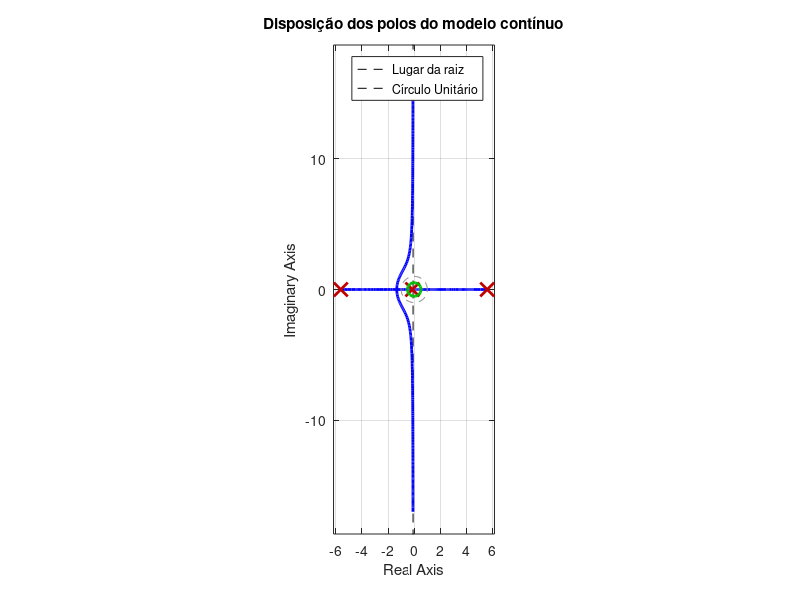
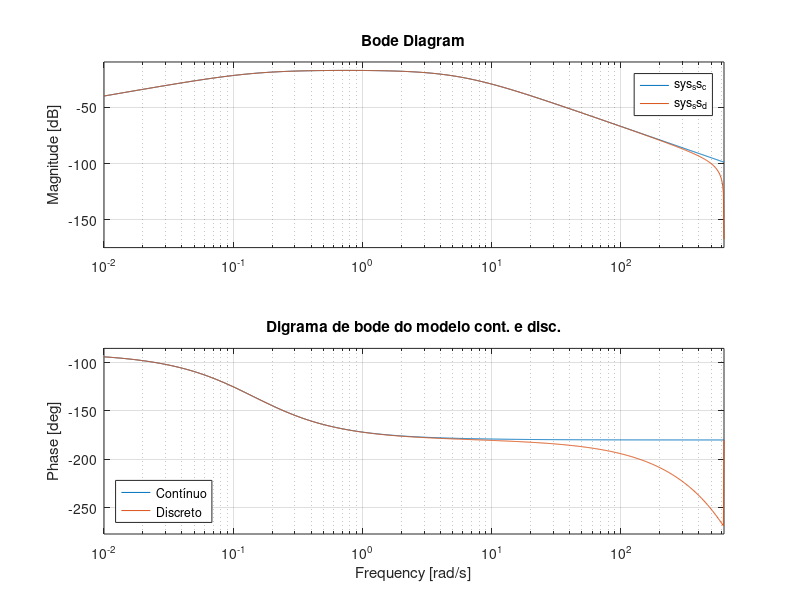
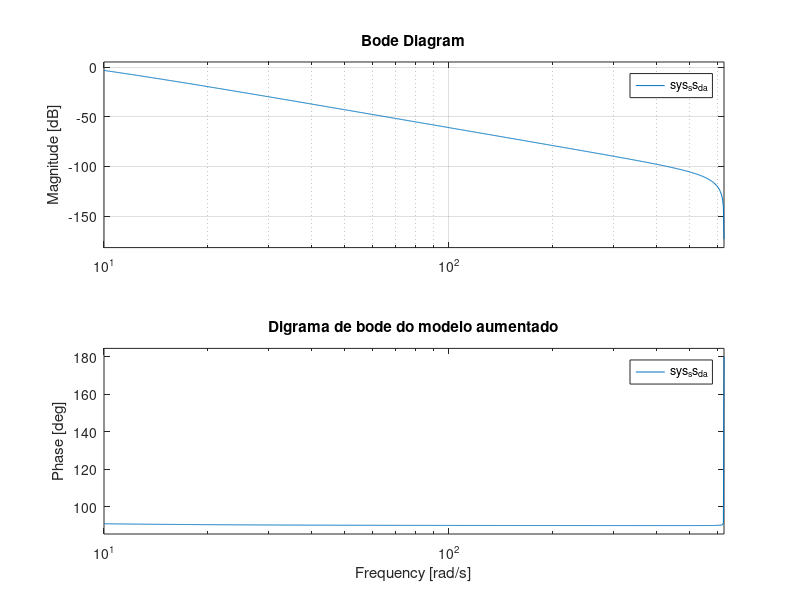
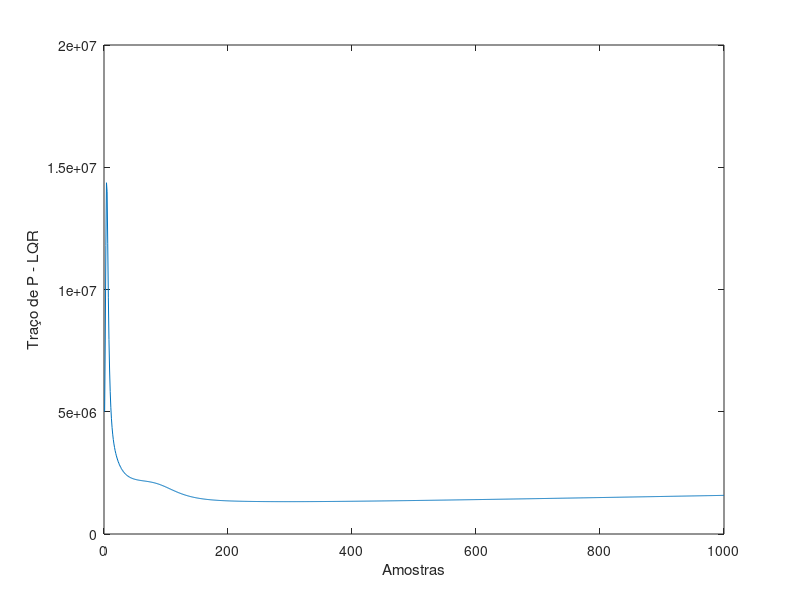

Source code (MATLAB) for these figures, in order:
%% Atividade 02: Controle do pêndulo invertido sobre carro usando LQG.
clear all; close all; clc;

%% Planta do pêndulo invertido 
% Ref.: https://ctms.engin.umich.edu/CTMS/index.php?example=InvertedPendulum&section=SystemModeling 
% A variável sensorialmente medida é a posição angular do pêndulo (em rad).
% Sinal de controle (u) é a Força aplicada sobre o carro (F) em Newtons.
% As variaveis de estado são:
    % x1 = x:       posição do carro em metros
    % x2 = x_dot:   velocidade do carro em m/s
    % x3 = phi:     angulo do pendulo (em rad)
    % x4 = phi_dot  velocidade angular do pendulo (rad/s)

%% Modelo em Espaço de Estados em Tempo Continuo
M = 0.5; m = 0.2; b = 0.1; I = 0.006; g = 9.8; l = 0.3; 
p = I*(M+m)+M*m*l^2; 

% Matrizes de estado
A = [0      1              0           0;
     0 -(I+m*l^2)*b/p  (m^2*g*l^2)/p   0;
     0      0              0           1;
     0 -(m*l*b)/p       m*g*l*(M+m)/p  0];

B = [   0; 
    (I+m*l^2)/p;
        0; 
      m*l/p];

C = [0 0 1 0]; ny = size(C,1); % sersor da posição angular do pêndulo
% C = [0 0 1 0; 0 0 1 0]; ny = size(C,1); % + sensor de posição do carro

D = zeros(ny,1);
    
sys_ss_c = ss(A,B,C,D, ...
    'statename', {'x' 'x_dot' 'phi' 'phi_dot'}, ...
    'inputname',{'u'}, ...
    'outputname', {'phi'})

% Analise dos poles e autovalores do sistema
disp('Autovalores contínuos do sistema:');
disp(eig(A)); % o polo 5.5651 é instavel (está no semiplano direito do plano s)

% Plot dos polos no plano S
figure; rlocus(sys_ss_c);
title('Disposição dos polos do modelo contínuo'); grid on; hold on;
theta = linspace(0, 2*pi, 100);
plot(cos(theta), sin(theta), '--', 'Color', [0.5 0.5 0.5]);
axis equal;
legend('Lugar da raiz', 'Círculo Unitário');

% Analise das maximas frequencias do sistema
disp('Verificando a frequência máxima do sistema:');
damp(sys_ss_c) 
f_max = max(damp(sys_ss_c));
disp(['> f_max = ' num2str(f_max) ' rad/s']);

%% Modelo em Espaço de Estado em Tempo Discreto 
v_factor = 200;                  % fator de velocidade da amostragem  
fs = (f_max*v_factor)/(2*pi);    % frequencia de amostragem (Hz) 
Ts = 1/fs;                       % periodo de amostragem (s) 
Ts = fix(v_factor*Ts)/v_factor; 

disp(['Período de Amostragem Ts = ' num2str(Ts) 's']);

% Discretizando o sistema
sys_ss_d = c2d(sys_ss_c, Ts)
[Ad, Bd, Cd, Dd] = ssdata(sys_ss_d);

% Compara o modelo contínuo com o discreto 
% Observa-se que os modelos divergem nas altas frequências.
% O sistema é instavel, pq na região de inversão de fase há o aumento do ganho.
figure; bode(sys_ss_c, sys_ss_d); title('Digrama de bode do modelo cont. e disc.');
legend('Contínuo', 'Discreto', 'Location','southwest');

%% Modelo Aumentando em Espaço de Estado Discreto (adicionar o integrador)
Aa = [eye(ny, ny)   Cd*Ad;
      zeros(4, ny)  Ad];

Ba = [Cd*Bd;
       Bd];

Ca = [eye(ny, ny) zeros(ny, 4)];  

Da = Dd;

sys_ss_d_a = ss(Aa, Ba, Ca, Da, Ts,  ...
    'statename', {'x' 'x_dot' 'phi' 'phi_dot' 'int'}, ...
    'inputname',{'u'}, ...
    'outputname', {'phi'})

figure; bode(sys_ss_d_a); grid; title('Digrama de bode do modelo aumentado');

% Analise dos poles e autovalores do sistema
disp('Autovalores discretos do sistema aumentado:');
disp(eig(Aa)); % o polo 1.0282 é instavel (está fora do circulo únitario no plano z)
               % aparentemente a variavel na posição pendulo já é uma
               % variavel integradora (a mesma se acumula ao longo do tempo)

%% Testes de Controlabilidade e Observabilidade
n = length(Aa);     % Número de variaveis de estado (o integrador é considerado)
Co = ctrb(Aa, Ba);  % Matriz de Controlabilidade
Ob = obsv(Aa, Ca);  % Matriz de Observabilidade

disp('Verificação da Controlabilidade:');
disp(['> rank(Co) = ' num2str(rank(Co))]);
if rank(Co) == n
    disp(['== ' num2str(n) ' - O sistema é controlável' ]);
else
    disp(['!= ' num2str(n) ' - O sistema não é controlável' ]);
end

disp('Verificação da Observabilidade:');
disp(['> rank(Ob) = ' num2str(rank(Ob))]);
if rank(Ob) == n
    disp(['== ' num2str(n) ' - O sistema é observável' ]);
else
    disp(['!= ' num2str(n) ' - O sistema não é observável' ]);
end

%% Controlador LQR
disp('Controlador LQR');
             % y1  x  x_dot  phi  phi_dot  
Q_lqr = diag([ 1   1    1     1      1 ]);  % peso das variaveis 
R_lqr = 1;                                  % peso do esforço de controle

disp('Verificação da Detectabilidade (p/ o LQR):');
Ob_dec_lqr = obsv(Aa', sqrt(Q_lqr)');
disp(['> rank(obsv(Aa^(T), sqrt(Q_lqr)^(T))) = ' num2str(rank(Ob_dec_lqr))]);

if rank(Ob_dec_lqr) == n
    disp(['== ' num2str(n) ' - O sistema é detectável' ]);
else
    disp(['!= ' num2str(n) ' - O sistema não é detectável' ]);
end

% Calculo da matriz P pela Equação a Diferenças de Riccati
P = 1e6*eye(n, n); p_samples = 1000; 
for i = 1:p_samples
    P = Aa'*P*Aa -Aa'*P*Ba*inv(Ba'*P*Ba+R_lqr)*Ba'*P*Aa+Q_lqr;
    traceP(i)=trace(P); 
end
figure; plot(traceP); ylabel('Traço de P - LQR'); xlabel('Amostras');

% Calculo do Ganho
K = ( Aa'*P*Ba*inv(Ba'*P*Ba+R_lqr) )';
disp('LQG K = '); disp(K);

% Analise dos poles e autovalores do sistema
disp('Autovalores do controlador LQR:');
disp(eig(Aa-Ba*K)); % precisam ser estaveis (está dentro do circulo únitario no plano z)

% TODO: Analise em MF pelas função de sensibilidade
% Tsen = ss(Aa-Ba*K,Ba*K(4),Ca,Da,Ts);
% Ssen = eye(ny,ny)-Tsen; 
% 
% mt = max( sigma(Tsen) );
% ms = max( sigma(Ssen) );
% 
% GmdB = min( 20*log10(ms/(ms-1)), 20*log10(1+(1/mt)) );
% Pmdeg = (180/pi)*min( (2*asin(1/(2*ms)) ), (2*asin(1/(2*mt)) ) );
% 
% disp('Margens de ganho e fase obtidas por análise de malha fechada:');
% disp('GmdB = '); disp(GmdB);
% disp('Pmdeg = '); disp(Pmdeg);
% 
% figure; sigma(Tsen); hold; sigma(Ssen); grid;
% legend('|Tsen|','|Ssen|'); title('LQR Sensibilidades');

%% Filtro de Kalman (Observador)
disp('Filtro de Kalman');
             % y1  x  x_dot  phi  phi_dot  
Q_kf = diag([ 1   1    1     1      1 ]);  % peso das variaveis 
R_kf = 1;                                  % ruído da medição

disp('Verificação da Detectabilidade (p/ o Filtro de Kalman):');
Ob_dec_kf = obsv(Aa', sqrt(Q_kf)');
disp(['> rank(obsv(Aa^(T), sqrt(Q_kf)^(T))) = ' num2str(rank(Ob_dec_kf))]);

if rank(Ob_dec_kf) == n
    disp(['== ' num2str(n) ' - O sistema é detectável' ]);
else
    disp(['!= ' num2str(n) ' - O sistema não é detectável' ]);
end

% Calculo da matriz P pela Equação a Diferenças de Riccati
Po = 1e6*eye(n, n); p_samples = 1000; 
for i = 1:p_samples
    Po = Aa*Po*Aa' -Aa*Po*Ca'*inv(Ca*Po*Ca'+R_kf)*Ca*Po*Aa'+Q_kf;
    tracePo(i)=trace(Po); 
end
figure; plot(tracePo); ylabel('Traço de P - Filtros de Kalman'); xlabel('Amostras');

% Calculo do Ganho
L = ( Aa*Po*Ca'*inv(Ca*Po*Ca'+R_kf) );
disp('KF L = '); disp(L);

% Analise dos poles e autovalores do sistema
disp('Autovalores do filtros de Kalman:');
disp(eig(Aa-L*Ca)); % precisam ser estaveis (está dentro do circulo únitario no plano z)

% TODO: Analise em MF pelas função de sensibilidade

%% Simulação do controlador LQG
t_f = 20;           % temos de simulação
N = round(t_f/Ts);  % número de amostras
t = 0:Ts:N*Ts-Ts;   % vetor de tempo discreto
    
    % Sinal de referencia
    r1(1:5) = 0; r1(6:N) = 0;

    % Disturbios na entrada e saida
    w1 = 0*wgn(1, N, 1e-3, 'linear'); % ruido
    w2(1:round(N/2)) = 0; w2(round(N/2)+1:N) = 0*0.02;

    v1 = 0*wgn(1, N, 1e-3, 'linear'); % ruido
    v2(1:round(N/2)) = 0; v2(round(N/2)+1:N) =+0.2*0;

    % Condições iniciais do modelo nominal
                % x  x_dot    phi    phi_dot
    x(:,:, 1) = [0;  0;    0.0349;     0];   % entrada
    y(:,:, 1) = C*x(:,:, 1);                 % saida
    u(1) = 0;                                % sinal de controle

    % Condições iniciais do modelo aumentado
                % x  x_dot  phi  phi_dot  int
    xa(:,:, 1) = [0;  0;    0;     0;     0];   % entrada
    ya(:,:, 1) = Ca*xa(:,:, 1);                 % saida
    du(1) = 0;                                  % sinal de controle

    % Condições iniciais das variaveis estimadas
    x1e(1)= 0; x2e(1)= 0; x3e(1)= 0; x4e(1)= 0;

for k = 2:N
    % Modelo em espaço de estados
    x(:,:, k) = A*x(:,:, k-1) + B*u(k-1) + [1; 0; 0; 0]*w2(k-1); 
    y(:,:, k) = C*x(:,:, k) + v1(k) + v2(k);

    % Modelo em espaço de estados aumentado com o filtro de Kalman
    xa(:,:, k) = Aa*xa(:,:, k-1) + Ba*du(k-1) + L*(y(:,:, k-1) - ya(:,:, k-1));
    ya(:,:, k) = Ca*xa(:,:, k);

    % Estimação das variaveis
    x1e(k) = x1e(k-1) + xa(2, k);
    x2e(k) = x2e(k-1) + xa(3, k);
    x3e(k) = x3e(k-1) + xa(4, k);
    x4e(k) = x4e(k-1) + xa(5, k);

    % Lei de controle de realimentação de estados
    du(k) = K*([r1(k); 0; 0; 0; 0] - xa(:,:, k));


    % Passando du(k) pelo integrador discreto   
    u(k) = u(k-1) + du(k);
end

% Plots
figure;
subplot(211)
    plot(t, r1, 'k'); hold;
    plot(t, y(1,:),'b'); plot(t, ya(1,:), ':r');
    legend('r1(t)', 'y1(t)', 'y1a(t): estimado');
    ylabel('Angulo (rad)');
subplot(212)
    plot(t, u, 'b'); xlabel('Temo (s)'); ylabel('Força (N)');
    
figure;
subplot(311)
    plot(t,xa(1,:),'r');
    ylabel('xa_1(t)');
    title('Variáveis de estado do estimador aumentado');

subplot(312)
    plot(t,xa(2,:),'r');
    ylabel('xa_2(t)');

subplot(313)
    plot(t,xa(3,:),'r');
    ylabel('xa_3(t)');
